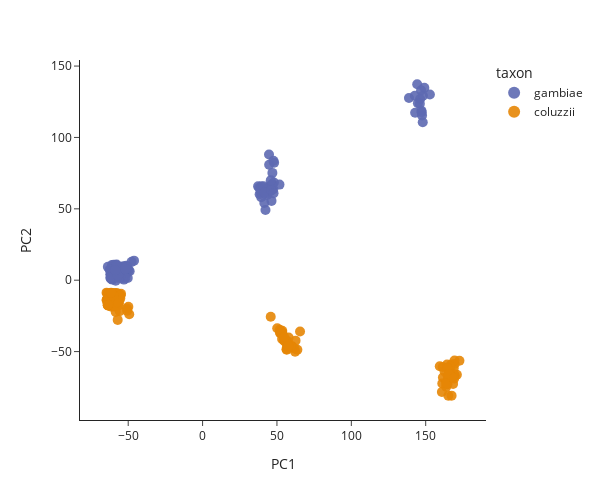

Source (notebook cell):
### Code cell
ag3.plot_pca_coords(pca_df_2la, color="taxon", width=600, height=500)

### Figure 1 — Plotly figure (JSON) as saved in the notebook; plotly's stock layout.template omitted (floating-point values rounded to 4 significant figures; data arrays with more than 128 entries replaced by an {"elided": "..."} marker saying what was removed)
{"data": [{"customdata": {"elided": "135x11 mixed values"}, "hovertemplate": "<b>%{hovertext}</b><br><br>taxon=%{customdata[3]}<br>PC1=%{x}<br>PC2=%{y}<br>sample_id=%{customdata[0]}<br>partner_sample_id=%{customdata[1]}<br>sample_set=%{customdata[2]}<br>country=%{customdata[4]}<br>admin1_iso=%{customdata[5]}<br>admin1_name=%{customdata[6]}<br>admin2_name=%{customdata[7]}<br>location=%{customdata[8]}<br>year=%{customdata[9]}<br>month=%{customdata[10]}<extra></extra>", "hovertext": {"elided": "135 str values"}, "legendgroup": "gambiae", "marker": {"color": "rgb(93, 105, 177)", "opacity": 0.9, "size": 10, "symbol": "circle"}, "mode": "markers", "name": "gambiae", "orientation": "v", "showlegend": true, "type": "scatter", "x": {"elided": "135 float values"}, "xaxis": "x", "y": {"elided": "135 float values"}, "yaxis": "y"}, {"customdata": {"elided": "146x11 mixed values"}, "hovertemplate": "<b>%{hovertext}</b><br><br>taxon=%{customdata[3]}<br>PC1=%{x}<br>PC2=%{y}<br>sample_id=%{customdata[0]}<br>partner_sample_id=%{customdata[1]}<br>sample_set=%{customdata[2]}<br>country=%{customdata[4]}<br>admin1_iso=%{customdata[5]}<br>admin1_name=%{customdata[6]}<br>admin2_name=%{customdata[7]}<br>location=%{customdata[8]}<br>year=%{customdata[9]}<br>month=%{customdata[10]}<extra></extra>", "hovertext": {"elided": "146 str values"}, "legendgroup": "coluzzii", "marker": {"color": "rgb(229, 134, 6)", "opacity": 0.9, "size": 10, "symbol": "circle"}, "mode": "markers", "name": "coluzzii", "orientation": "v", "showlegend": true, "type": "scatter", "x": {"elided": "146 float values"}, "xaxis": "x", "y": {"elided": "146 float values"}, "yaxis": "y"}], "layout": {"height": 500, "legend": {"itemsizing": "constant", "title": {"text": "taxon"}, "tracegroupgap": 0}, "margin": {"t": 60}, "width": 600, "xaxis": {"anchor": "y", "autorange": true, "domain": [0, 1], "range": [-82.37, 190.5], "title": {"text": "PC1"}, "type": "linear"}, "yaxis": {"anchor": "x", "autorange": true, "domain": [0, 1], "range": [-97.93, 154.3], "title": {"text": "PC2"}, "type": "linear"}}}
